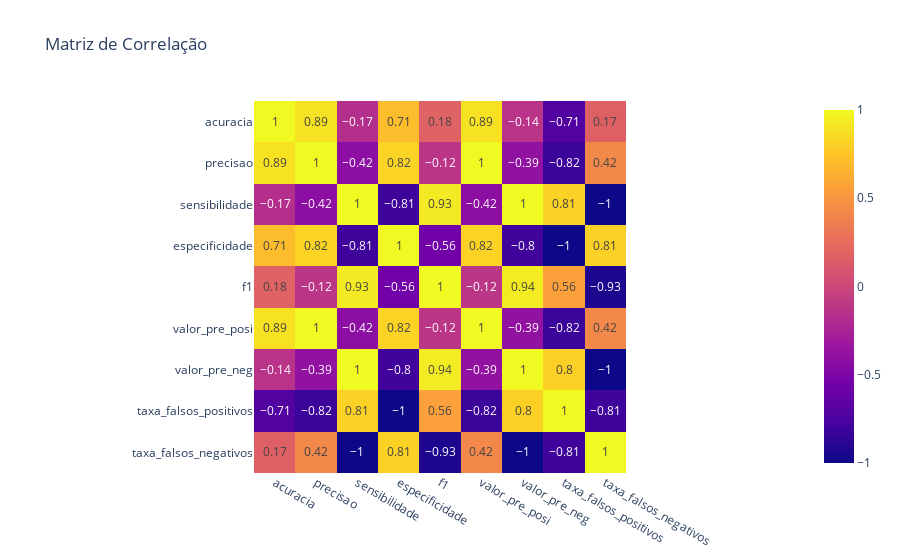

Write notebook code for a chart like this one.
### Code cell
# Calcular a matriz de correlação
correlation_matrix = tabela[colunas].corr().round(2)

# Criar um gráfico de heatmap para a matriz de correlação
fig = px.imshow(correlation_matrix, text_auto=True, title='Matriz de Correlação')

# Exibir o gráfico
fig.show()

### Figure 1 — Plotly figure (JSON) as saved in the notebook; plotly's stock layout.template omitted (floating-point values rounded to 4 significant figures)
{"data": [{"coloraxis": "coloraxis", "hovertemplate": "x: %{x}<br>y: %{y}<br>color: %{z}<extra></extra>", "name": "0", "texttemplate": "%{z}", "type": "heatmap", "x": ["acuracia", "precisao", "sensibilidade", "especificidade", "f1", "valor_pre_posi", "valor_pre_neg", "taxa_falsos_positivos", "taxa_falsos_negativos"], "xaxis": "x", "y": ["acuracia", "precisao", "sensibilidade", "especificidade", "f1", "valor_pre_posi", "valor_pre_neg", "taxa_falsos_positivos", "taxa_falsos_negativos"], "yaxis": "y", "z": [[1, 0.89, -0.17, 0.71, 0.18, 0.89, -0.14, -0.71, 0.17], [0.89, 1, -0.42, 0.82, -0.12, 1, -0.39, -0.82, 0.42], [-0.17, -0.42, 1, -0.81, 0.93, -0.42, 1, 0.81, -1], [0.71, 0.82, -0.81, 1, -0.56, 0.82, -0.8, -1, 0.81], [0.18, -0.12, 0.93, -0.56, 1, -0.12, 0.94, 0.56, -0.93], [0.89, 1, -0.42, 0.82, -0.12, 1, -0.39, -0.82, 0.42], [-0.14, -0.39, 1, -0.8, 0.94, -0.39, 1, 0.8, -1], [-0.71, -0.82, 0.81, -1, 0.56, -0.82, 0.8, 1, -0.81], [0.17, 0.42, -1, 0.81, -0.93, 0.42, -1, -0.81, 1]]}], "layout": {"coloraxis": {"colorscale": [[0, "#0d0887"], [0.1111, "#46039f"], [0.2222, "#7201a8"], [0.3333, "#9c179e"], [0.4444, "#bd3786"], [0.5556, "#d8576b"], [0.6667, "#ed7953"], [0.7778, "#fb9f3a"], [0.8889, "#fdca26"], [1, "#f0f921"]]}, "title": {"text": "Matriz de Correlação"}, "xaxis": {"anchor": "y", "constrain": "domain", "domain": [0, 1], "scaleanchor": "y"}, "yaxis": {"anchor": "x", "autorange": "reversed", "constrain": "domain", "domain": [0, 1]}}}
